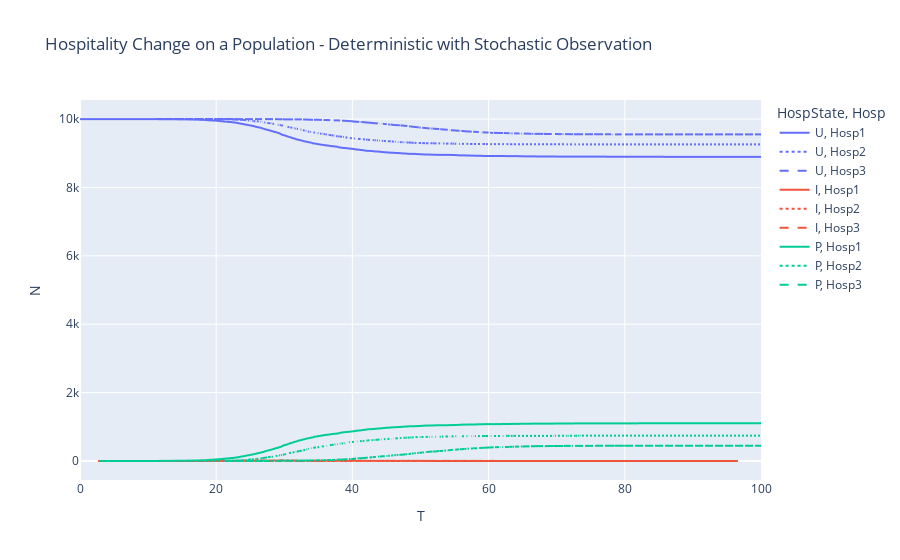

This figure's notebook cell:
### Markdown cell above
Plot the graph. Look at unobserved, incidentaly-observed, previously-observed change on each hospitality.

### Code cell
long_epi_determ_obs_stoch_hosp = SIR_3Strain_hosp.full_epi.melt(id_vars=['N','T'], value_vars=['Hosp1', 'Hosp2', 'Hosp3'], var_name='Hosp', value_name="HospState")
long_epi_determ_obs_stoch_hosp = long_epi_determ_obs_stoch_hosp.groupby(["T","Hosp","HospState"]).sum().reset_index()

epi_fig_determ_obs_stoch_hosp = px.line(long_epi_determ_obs_stoch_hosp, x="T", y="N", color="HospState", line_dash="Hosp", title='Hospitality Change on a Population - Deterministic with Stochastic Observation')
epi_fig_determ_obs_stoch_hosp.show()

### Figure 1 — Plotly figure (JSON) as saved in the notebook; plotly's stock layout.template omitted (floating-point values rounded to 4 significant figures; data arrays with more than 128 entries replaced by an {"elided": "..."} marker saying what was removed)
{"data": [{"hovertemplate": "HospState=U<br>Hosp=Hosp1<br>T=%{x}<br>N=%{y}<extra></extra>", "legendgroup": "U, Hosp1", "line": {"color": "#636efa", "dash": "solid"}, "marker": {"symbol": "circle"}, "mode": "lines", "name": "U, Hosp1", "showlegend": true, "type": "scattergl", "x": {"elided": "401 float values"}, "xaxis": "x", "y": {"elided": "401 float values"}, "yaxis": "y"}, {"hovertemplate": "HospState=U<br>Hosp=Hosp2<br>T=%{x}<br>N=%{y}<extra></extra>", "legendgroup": "U, Hosp2", "line": {"color": "#636efa", "dash": "dot"}, "marker": {"symbol": "circle"}, "mode": "lines", "name": "U, Hosp2", "showlegend": true, "type": "scattergl", "x": {"elided": "401 float values"}, "xaxis": "x", "y": {"elided": "401 float values"}, "yaxis": "y"}, {"hovertemplate": "HospState=U<br>Hosp=Hosp3<br>T=%{x}<br>N=%{y}<extra></extra>", "legendgroup": "U, Hosp3", "line": {"color": "#636efa", "dash": "dash"}, "marker": {"symbol": "circle"}, "mode": "lines", "name": "U, Hosp3", "showlegend": true, "type": "scattergl", "x": {"elided": "401 float values"}, "xaxis": "x", "y": {"elided": "401 float values"}, "yaxis": "y"}, {"hovertemplate": "HospState=I<br>Hosp=Hosp1<br>T=%{x}<br>N=%{y}<extra></extra>", "legendgroup": "I, Hosp1", "line": {"color": "#EF553B", "dash": "solid"}, "marker": {"symbol": "circle"}, "mode": "lines", "name": "I, Hosp1", "showlegend": true, "type": "scattergl", "x": {"elided": "188 float values"}, "xaxis": "x", "y": {"elided": "188 int values"}, "yaxis": "y"}, {"hovertemplate": "HospState=I<br>Hosp=Hosp2<br>T=%{x}<br>N=%{y}<extra></extra>", "legendgroup": "I, Hosp2", "line": {"color": "#EF553B", "dash": "dot"}, "marker": {"symbol": "circle"}, "mode": "lines", "name": "I, Hosp2", "showlegend": true, "type": "scattergl", "x": {"elided": "149 float values"}, "xaxis": "x", "y": {"elided": "149 int values"}, "yaxis": "y"}, {"hovertemplate": "HospState=I<br>Hosp=Hosp3<br>T=%{x}<br>N=%{y}<extra></extra>", "legendgroup": "I, Hosp3", "line": {"color": "#EF553B", "dash": "dash"}, "marker": {"symbol": "circle"}, "mode": "lines", "name": "I, Hosp3", "showlegend": true, "type": "scattergl", "x": {"elided": "144 float values"}, "xaxis": "x", "y": {"elided": "144 int values"}, "yaxis": "y"}, {"hovertemplate": "HospState=P<br>Hosp=Hosp1<br>T=%{x}<br>N=%{y}<extra></extra>", "legendgroup": "P, Hosp1", "line": {"color": "#00cc96", "dash": "solid"}, "marker": {"symbol": "circle"}, "mode": "lines", "name": "P, Hosp1", "showlegend": true, "type": "scattergl", "x": {"elided": "389 float values"}, "xaxis": "x", "y": {"elided": "389 float values"}, "yaxis": "y"}, {"hovertemplate": "HospState=P<br>Hosp=Hosp2<br>T=%{x}<br>N=%{y}<extra></extra>", "legendgroup": "P, Hosp2", "line": {"color": "#00cc96", "dash": "dot"}, "marker": {"symbol": "circle"}, "mode": "lines", "name": "P, Hosp2", "showlegend": true, "type": "scattergl", "x": {"elided": "337 float values"}, "xaxis": "x", "y": {"elided": "337 float values"}, "yaxis": "y"}, {"hovertemplate": "HospState=P<br>Hosp=Hosp3<br>T=%{x}<br>N=%{y}<extra></extra>", "legendgroup": "P, Hosp3", "line": {"color": "#00cc96", "dash": "dash"}, "marker": {"symbol": "circle"}, "mode": "lines", "name": "P, Hosp3", "showlegend": true, "type": "scattergl", "x": {"elided": "315 float values"}, "xaxis": "x", "y": {"elided": "315 float values"}, "yaxis": "y"}], "layout": {"legend": {"title": {"text": "HospState, Hosp"}, "tracegroupgap": 0}, "title": {"text": "Hospitality Change on a Population - Deterministic with Stochastic Observation"}, "xaxis": {"anchor": "y", "domain": [0, 1], "title": {"text": "T"}}, "yaxis": {"anchor": "x", "domain": [0, 1], "title": {"text": "N"}}}}
